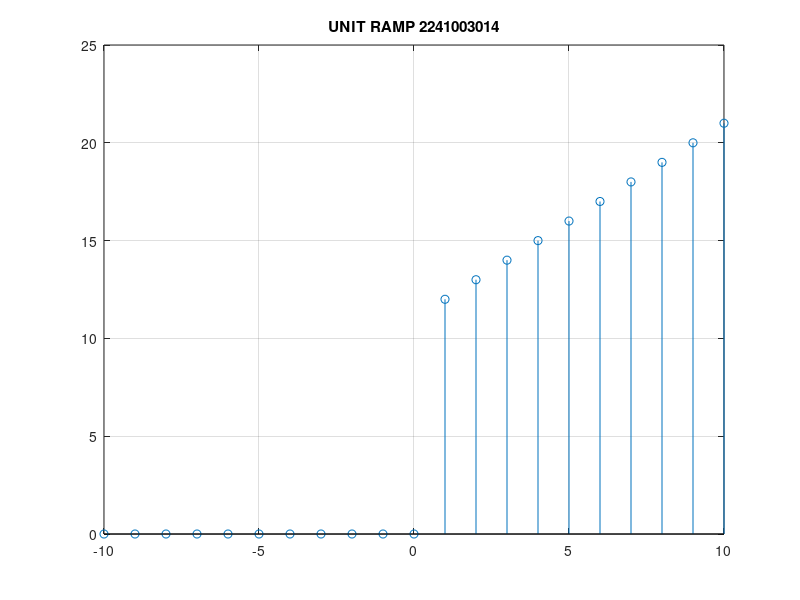

The MATLAB script that drew this image:
% RAMP SIGNAL
clc;
clear all;
close all;

t=-10:01:10;
l=length(t);
for i=1: length(t)
    if t(i)>0;
        x(i)=i;
    else
        x(i)=0;
        
    end
end
plot(t,x);
stem(t,x);
grid on;
title('UNIT RAMP 2241003014');
